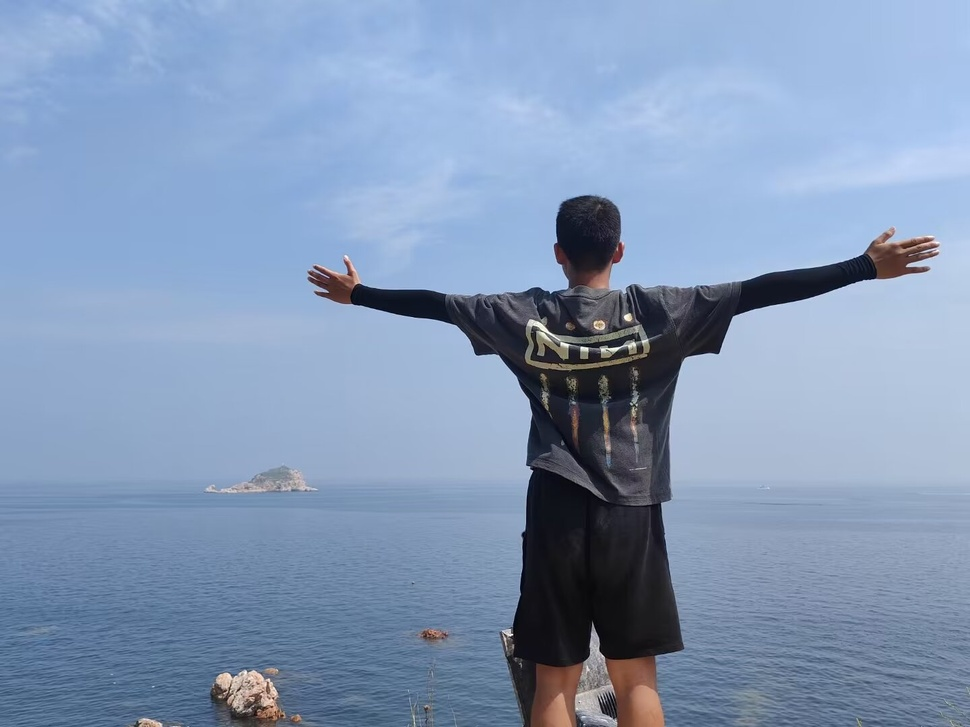
#> input picture ex02/data/_20231211070702.jpg, 970 x 727 px, shrunk from 1440 x 1080 before the run, found by its file name
$ python ex.py
#> lines starting #> are read from the running program, lines starting #| are printed output that depends on the picture
import cv2
import numpy as np
import matplotlib.pyplot as plt
plt.switch_backend('Agg')

#读取图像
img = cv2.imread("_20231211070702.jpg")
#> img is the input picture: shape (727, 970, 3); mean B, G, R 182.7, 152.6, 131.6
if img is None:
    print(" 图片读取失败")
    exit()

# 输出图像基本信息
h, w = img.shape[:2]
#> h = 727; w = 970
channels = img.shape[2] if len(img.shape) == 3 else 1
#> channels = 3
dtype = img.dtype
print("===== 图像基本信息 =====")
print(f"宽度 : {w}")
#| 宽度 : 970
print(f"高度 : {h}")
#| 高度 : 727
print(f"通道数 : {channels}")
#| 通道数 : 3
print(f"数据类型 : {dtype}")
#| 数据类型 : uint8

img_rgb = cv2.cvtColor(img, cv2.COLOR_BGR2RGB)
plt.figure(figsize=(8, 6))
plt.imshow(img_rgb)
plt.axis('off')
plt.title("Original Image")
plt.savefig("original_image.png")
plt.close()
print(" 原图已保存为 original_image.png")

# 转换为灰度图
img_gray = cv2.cvtColor(img, cv2.COLOR_BGR2GRAY)
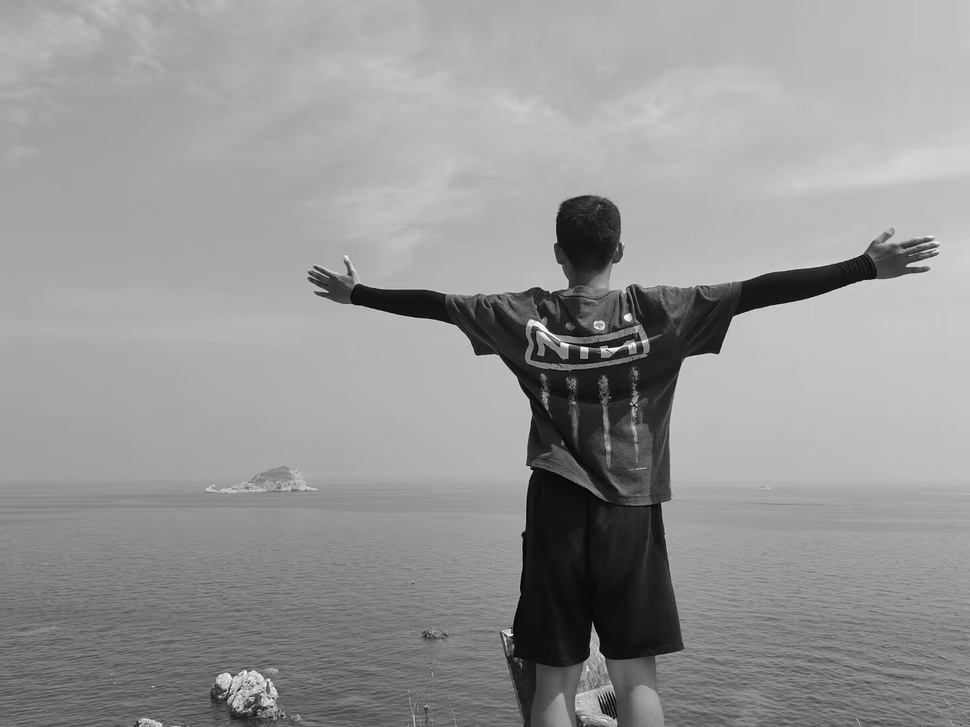
#> img_gray: shape (727, 970); min 1, max 255, mean 149.7
plt.figure(figsize=(8, 6))
plt.imshow(img_gray, cmap='gray')
plt.axis('off')
plt.title("Grayscale Image")
plt.savefig("grayscale_image.png")
plt.close()
print(" 灰度图已保存为 grayscale_image.png")

# 保存灰度图
cv2.imwrite("grayscale_result.jpg", img_gray)
print(" 灰度图结果已保存为 grayscale_result.jpg")

# NumPy 操作：输出像素值 + 裁剪保存
pixel_val = img[100, 100]
#> pixel_val = [209, 164, 131]
print(f"\n 像素(100,100)的值: {pixel_val}")
#|  像素(100,100)的值: [209 164 131]

crop_region = img[0:200, 0:200]
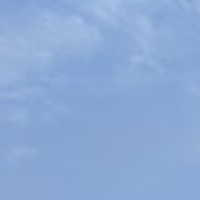
#> crop_region: shape (200, 200, 3); mean B, G, R 213.4, 170.5, 140.4
cv2.imwrite("cropped_region.jpg", crop_region)
print(" 裁剪区域已保存为 cropped_region.jpg")
